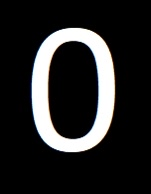
#> input picture FSB/IVP501/Images/so0.jpg, 151 x 194 px, found by its file name
$ python number_detector.py
#> lines starting #> are read from the running program, lines starting #| are printed output that depends on the picture; after the words box and inside, x2 and y2 are one past the last pixel; in counts of white or black regions, pixels touching at a corner belong together
import cv2

# ...existing code...

def detect_digit(image_path):
    img = cv2.imread(image_path, 0)
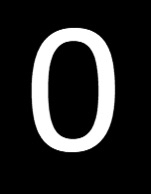
#> img: shape (194, 151); min 0, max 255, mean 39.5
    if img is None:
        print("Không tìm thấy hoặc không đọc được file ảnh!")
        return None
    img = cv2.medianBlur(img, 3)
    # Sử dụng THRESH_BINARY để số trắng giữ nguyên, nền đen vẫn là đen
    _, binary = cv2.threshold(img, 127, 255, cv2.THRESH_BINARY)
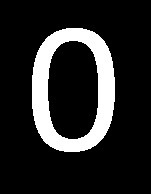
#> binary: shape (194, 151); 15.5% white; 1 white region
    contours, _ = cv2.findContours(binary, cv2.RETR_EXTERNAL, cv2.CHAIN_APPROX_SIMPLE)
#> contours = 1 contour; box (x1, y1, x2, y2) and area: (32, 28, 115, 152) 8538
    if not contours:
        print("Không tìm thấy contour nào!")
        return None

    # Loại bỏ contour nền (nếu có)
    img_area = img.shape[0] * img.shape[1]
#> img_area = 29294
    valid_contours = [c for c in contours if cv2.contourArea(c) < 0.9 * img_area]
#> valid_contours has the same summary as contours
    if not valid_contours:
        print("Không tìm thấy contour hợp lệ!")
        return None

    cnt = max(valid_contours, key=cv2.contourArea)
#> cnt = contour of 128 points, box (x1, y1, x2, y2) (32, 28, 115, 152), area 8538
    x, y, w, h = cv2.boundingRect(cnt)
#> x = 32; y = 28; w = 83; h = 124
    aspect_ratio = h / w
#> aspect_ratio = 1.49
    area = cv2.contourArea(cnt)
#> area = 8538
    hull = cv2.convexHull(cnt)
#> hull = contour of 49 points, box (x1, y1, x2, y2) (32, 28, 115, 152), area 8614
    hull_area = cv2.contourArea(hull)
#> hull_area = 8614
    solidity = float(area) / hull_area if hull_area != 0 else 0
#> solidity = 0.991

    print(f"aspect_ratio: {aspect_ratio:.2f}, solidity: {solidity:.2f}")
#| aspect_ratio: 1.49, solidity: 0.99

    if aspect_ratio > 1.3 and solidity < 0.8:
        return 1
    else:
        return 0

def show_contours(image_path):
    img = cv2.imread(image_path)
    if img is None:
        print("Không tìm thấy hoặc không đọc được file ảnh!")
        return
    gray = cv2.cvtColor(img, cv2.COLOR_BGR2GRAY)
    gray = cv2.medianBlur(gray, 3)
    _, binary = cv2.threshold(gray, 127, 255, cv2.THRESH_BINARY)
    contours, _ = cv2.findContours(binary, cv2.RETR_EXTERNAL, cv2.CHAIN_APPROX_SIMPLE)
    img_area = gray.shape[0] * gray.shape[1]
    valid_contours = [c for c in contours if cv2.contourArea(c) < 0.9 * img_area]
    img_contour = img.copy()
    cv2.drawContours(img_contour, valid_contours, -1, (0, 255, 0), 2)
    cv2.imshow('Contours', img_contour)
    cv2.waitKey(0)
    cv2.destroyAllWindows()

# # Ví dụ sử dụng:
# show_contours('C:/Users/63200744/Desktop/AI/FSB/IVP501/images/so0.jpg')
# show_contours('C:/Users/63200744/Desktop/AI/FSB/IVP501/images/so1.jpg')

print("Result so0:", detect_digit('C:/Users/63200744/Desktop/AI/FSB/IVP501/images/so0.jpg'))
print("Result so1:", detect_digit('C:/Users/63200744/Desktop/AI/FSB/IVP501/images/so1.jpg'))
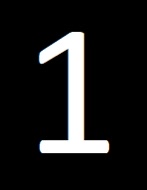
#> input picture FSB/IVP501/Images/so1.jpg, 147 x 190 px, found by its file name
#> in detect_digit (call 2), `_, binary = cv2.threshold(img, 127, 255, cv2.THRESH_BINARY)`:
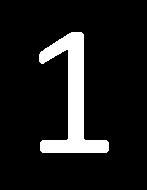
#> binary: shape (190, 147); 10.8% white; 1 white region
#> in detect_digit (call 2), `contours, _ = cv2.findContours(binary, cv2.RETR_EXTERNAL, cv2.CHAIN_AP..`: contours = 1 contour; box (x1, y1, x2, y2) and area: (39, 32, 109, 153) 2809
#> in detect_digit (call 2), `valid_contours = [c for c in contours if cv2.contourArea(c) < 0.9 * im..`: valid_contours has the same summary as contours
#> in detect_digit (call 2), `cnt = max(valid_contours, key=cv2.contourArea)`: cnt = contour of 64 points, box (x1, y1, x2, y2) (39, 32, 109, 153), area 2809
#> in detect_digit (call 2), `x, y, w, h = cv2.boundingRect(cnt)`: x = 39; y = 32; w = 70; h = 121
#> in detect_digit (call 2), `aspect_ratio = h / w`: aspect_ratio = 1.73
#> in detect_digit (call 2), `area = cv2.contourArea(cnt)`: area = 2809
#> in detect_digit (call 2), `hull = cv2.convexHull(cnt)`: hull = contour of 15 points, box (x1, y1, x2, y2) (39, 32, 109, 153), area 6516
#> in detect_digit (call 2), `hull_area = cv2.contourArea(hull)`: hull_area = 6516
#> in detect_digit (call 2), `solidity = float(area) / hull_area if hull_area != 0 else 0`: solidity = 0.431
#| aspect_ratio: 1.73, solidity: 0.43
